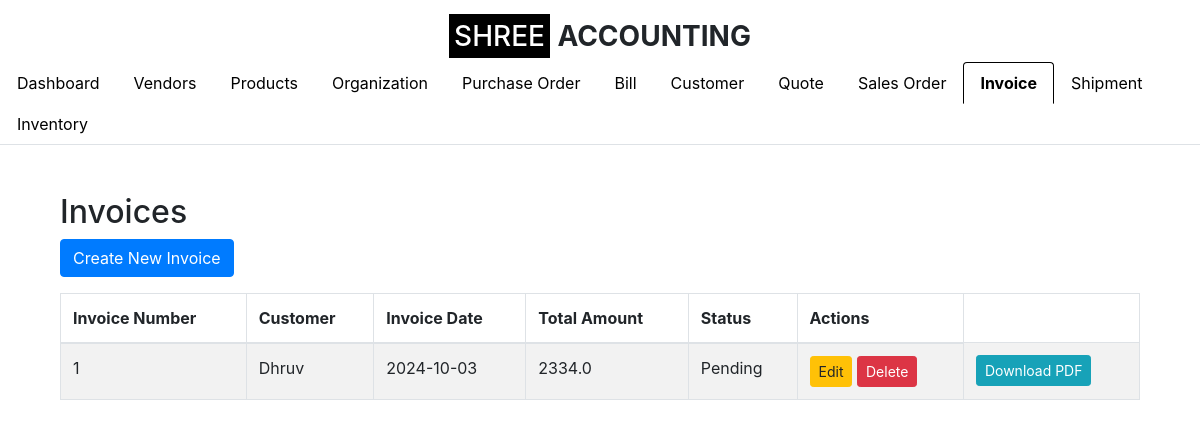
The app's page /invoice (signed in), older data.
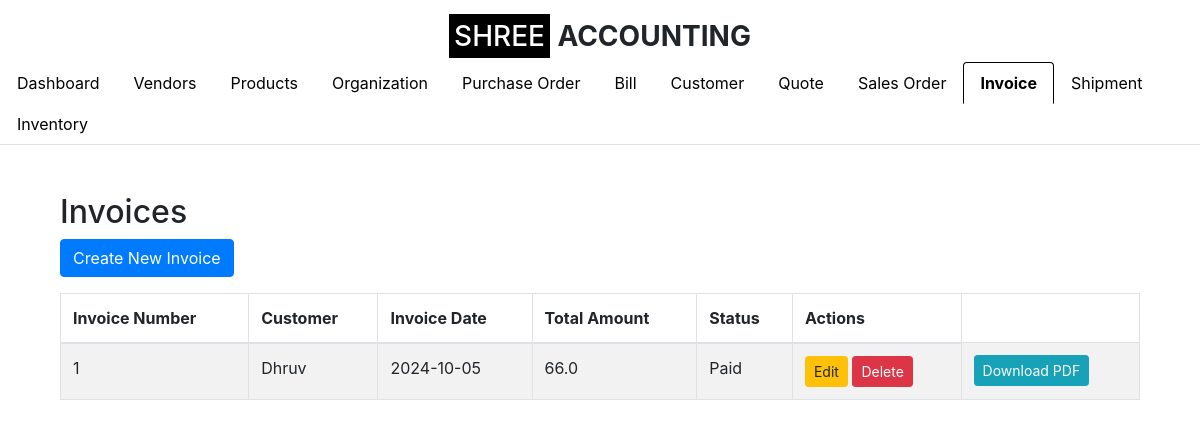
The same page, newer data.
### app.py (models this page shows, shortened)
class Invoice(db.Model):
    __tablename__ = 'invoice'
    id = db.Column(db.Integer, primary_key=True)
    invoice_number = db.Column(db.String(50), nullable=False, unique=True)
    customer_id = db.Column(db.Integer, db.ForeignKey('customer.id'), nullable=False)
    invoice_date = db.Column(db.Date, nullable=False)
    total_amount = db.Column(db.Float, nullable=False)
    status = db.Column(db.String(50), nullable=False, default='Draft')
    organization_id = db.Column(db.Integer, db.ForeignKey('organization.id'), nullable=False)
    customer = db.relationship('Customer', backref=db.backref('invoices', lazy=True))
    line_items = db.relationship('InvoiceLineItem', backref='invoice_ref', lazy=True, cascade="all, delete-orphan")

class Customer(db.Model):
    id = db.Column(db.Integer, primary_key=True)
    customer_name = db.Column(db.String(100), nullable=False)
    company_name = db.Column(db.String(100), nullable=False)
    email_id = db.Column(db.String(100), nullable=False)
    phone_number = db.Column(db.String(15), nullable=False)
    address = db.Column(db.String(255), nullable=False)
    gst_number = db.Column(db.String(15), nullable=True)  # GST Number is optional
    organization_id = db.Column(db.Integer, db.ForeignKey('organization.id'), nullable=False)
    organization = db.relationship('Organization', backref=db.backref('customers', lazy=True))

### app.py (the view)
    def wrap(*args, **kwargs):
        if 'logged_in' in session:
            return f(*args, **kwargs)
        else:
            flash('Please log in first.', 'warning')
            return redirect(url_for('login'))

### app.py (called while the page is built)
def login_required(f):
    def wrap(*args, **kwargs):
        if 'logged_in' in session:
            return f(*args, **kwargs)
        else:
            flash('Please log in first.', 'warning')
            return redirect(url_for('login'))
    wrap.__name__ = f.__name__
    return wrap

@app.route('/invoice', methods=['GET', 'POST'])
@login_required
def invoice_list():
    organization_id = session.get('organization_id')
    invoices = Invoice.query.join(Customer).filter(
        Customer.organization_id == organization_id,
        Invoice.organization_id == organization_id
    ).all()
    return render_template('invoice_list.html', invoices=invoices, show_logo=True, active_tab='invoice')

### templates/invoice_list.html (shortened to what this page needs)
{% extends "base.html" %}
{% block content %}
<div class="container mt-5">
    <h2>Invoices</h2>
    <a href="{{ url_for('create_invoice') }}" class="btn btn-primary mb-3">Create New Invoice</a>
    <table class="table table-bordered table-striped">
        <thead>
            <tr>
                <th>Invoice Number</th>
                <th>Customer</th>
                <th>Invoice Date</th>
                <th>Total Amount</th>
                <th>Status</th>
                <th>Actions</th>
            </tr>
        </thead>
        <tbody>
            {% for invoice in invoices %}
            <tr>
                <td>{{ invoice.invoice_number }}</td>
                <td>{{ invoice.customer.customer_name }}</td>
                <td>{{ invoice.invoice_date }}</td>
                <td>{{ invoice.total_amount }}</td>
                <td>{{ invoice.status }}</td>
                <td>
                    <a href="{{ url_for('edit_invoice', invoice_id=invoice.id) }}" class="btn btn-warning btn-sm">Edit</a>
                    <form method="POST" action="{{ url_for('delete_invoice', invoice_id=invoice.id) }}" style="display:inline-block;">
                        <button type="submit" class="btn btn-danger btn-sm">Delete</button>
                    </form>
                </td>
                <td>
    <a href="{{ url_for('generate_invoice_pdf', invoice_id=invoice.id) }}" class="btn btn-info btn-sm">Download PDF</a>
</td>
            </tr>
            {% endfor %}
        </tbody>
    </table>
</div>
{% endblock %}

Row changes from the older to the newer data that the page shows:
changed Invoice "Dhruv": invoice_date "2024-10-03" → "2024-10-05"; total_amount "2334.0" → "66.0"; status "Pending" → "Paid"
